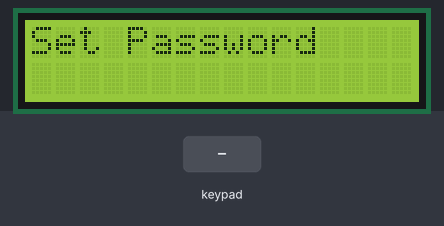
The sketch below on a simulated Arduino Uno, built with avr-gcc and run on an emulated ATmega328P. On the bench: 16×2 character LCD. The test bench sets the inputs (shaded band). EEPROM starts erased.

Above: at 4.3 s.
4.4 s: keypad keys 2 3 4 5 # pressed 0.4 s apart
At 6.1 s:
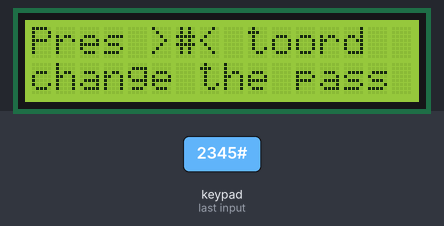
9.4 s: key 'A' pressed
At 10.6 s:
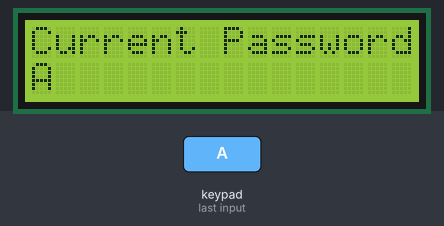
10.9 s: keypad keys 2 3 4 5 * pressed 0.4 s apart
At 14.0 s:
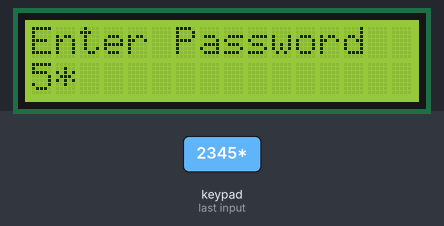
14.9 s: key 'B' pressed
At 16.1 s:
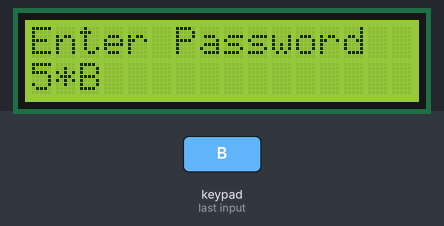
16.4 s: key 'C' pressed
At 16.53 s:
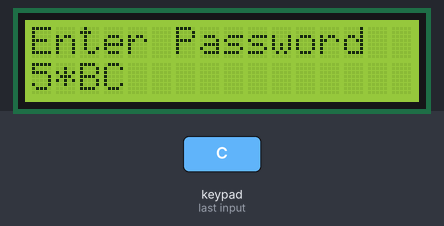
18.1 s: keypad keys 2 3 4 5 A pressed 0.4 s apart
At 22.9 s:
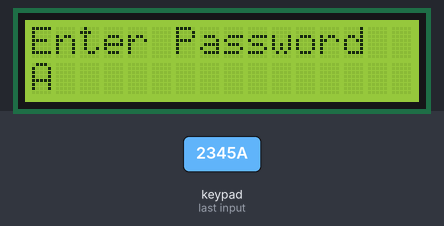
Timing chart, 0 to 24.0 s (numbered marks = the images above; inputs shaded):
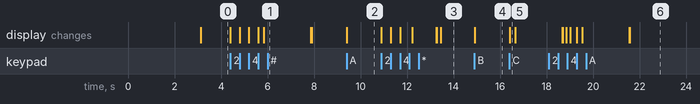

The sketch:

door_lock_final.ino
```cpp
#include <LiquidCrystal_I2C.h>
#include <Keypad.h>
#include <EEPROM.h>
#include <Wire.h>

LiquidCrystal_I2C lcd(0x27, 16, 2);

char password[4];
char initial_password[4],new_password[4];
int vcc=11;
int i=0;
int relay_pin = 11;
char key_pressed=0;
const byte rows = 4;
const byte columns = 4;
char hexaKeys[rows][columns] = {
  {'1','2','A','3'},
  {'4','5','B','6'},
  {'7','8','C','9'},
  {'*','0','D','#'}
};
byte row_pins[rows]={2,3,4,5};
byte column_pins[columns]={6,7,8,9};

Keypad keypad_key=Keypad( makeKeymap(hexaKeys),row_pins,column_pins,rows,columns);

void setup(){
  lcd.init();
  lcd.backlight();
  pinMode(relay_pin, OUTPUT);
  pinMode(vcc, OUTPUT);

  lcd.setCursor(0,0);
  lcd.print(" MOUNT DYNAMICS ");
  lcd.setCursor(0,1);
  lcd.print("Electronic Lock ");
  delay(3000);
  lcd.clear();
  initialpassword();
}

void loop(){
    digitalWrite(relay_pin,HIGH);

    key_pressed = keypad_key.getKey();
    if(key_pressed=='#') {
      change();
    }
    else if (key_pressed) {
      password[i++]=key_pressed;
      lcd.print(key_pressed);
    }
    else if(i==4) {
      delay(200);
      for(int j=0;j<4;j++) {
        initial_password[j]=EEPROM.read(j);
      }

      if(!(strncmp(password, initial_password,4))){
        lcd.clear();
        lcd.print("Pass Accepted");
        digitalWrite(relay_pin,LOW);
        delay(2000);
        lcd.setCursor(0,0);
        lcd.print("Pres >START< to");
        lcd.setCursor(0,1);
        lcd.print("change the pass");
        delay(3000);
        lcd.clear();
        lcd.print("Enter Password:");
        lcd.setCursor(0,1);
        i=0;
      } else{
        digitalWrite(relay_pin, HIGH);
        lcd.clear();
        lcd.print("Wrong Password");
        lcd.setCursor(0,0);
        lcd.print("Pres >#< to");
        lcd.setCursor(0,1);
        lcd.print("change the pass");
        delay(2000);
        lcd.clear();
        lcd.print("Enter Password");
        lcd.setCursor(0,1);
        i=0;
    }
  }
}


void change(){
  int j=0;
  lcd.clear();
  lcd.print("Current Password");
  lcd.setCursor(0,1);
  while(j<4){
    char key=keypad_key.getKey();
    if(key){
      new_password[j++]=key;
      lcd.print(key);
    }
    key=0;
  }

  delay(500);

  if((strncmp(new_password, initial_password, 4))){
      lcd.clear();
      lcd.print("Wrong Password");
      lcd.setCursor(0,1);
      lcd.print("Try Again");
      delay(1000);
  } else {
      j=0;
      lcd.clear();
      lcd.print("New Password:");
      lcd.setCursor(0,1);

      while(j<4){
        char key=keypad_key.getKey();
        if(key){
          initial_password[j]=key;
          lcd.print(key);
          EEPROM.write(j,key);
          j++;
        }
      }
      lcd.print("Pass Changed");
      delay(1000);
  }

  lcd.clear();
  lcd.print("Enter Password");
  lcd.setCursor(0,1);
  key_pressed=0;
}

void initialpassword(){
  lcd.setCursor(0,0);
  lcd.print("Set Password");
  lcd.setCursor(0,1);
  int j;
  for(j=0;j<4;j++) {
    key_pressed = keypad_key.getKey();
    EEPROM.write(j,key_pressed);
  }
  for(j=0;j<4;j++) {
    initial_password[j]=EEPROM.read(j);
  }
}
```

Measured:
- after the input at 4.4 s, the display: first changes at once (image 1 shows a later state)
- after the input at 9.4 s, the display: changes at once (image 2)
- after the input at 10.9 s, the display: first changes at once (image 3 shows a later state)
- after the input at 14.9 s, the display: changes at once (image 4)
- after the input at 16.4 s, the display: changes at once (image 5)
- after the input at 18.1 s, the display: first differs from a run without the input after 0.59 s (image 6 shows a later state)
